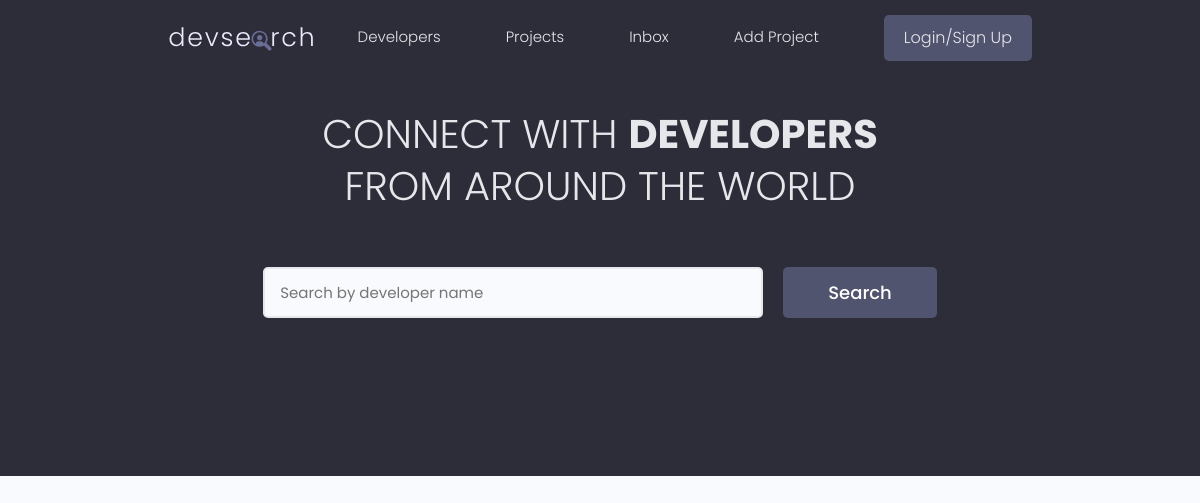
The app's page /, older data.
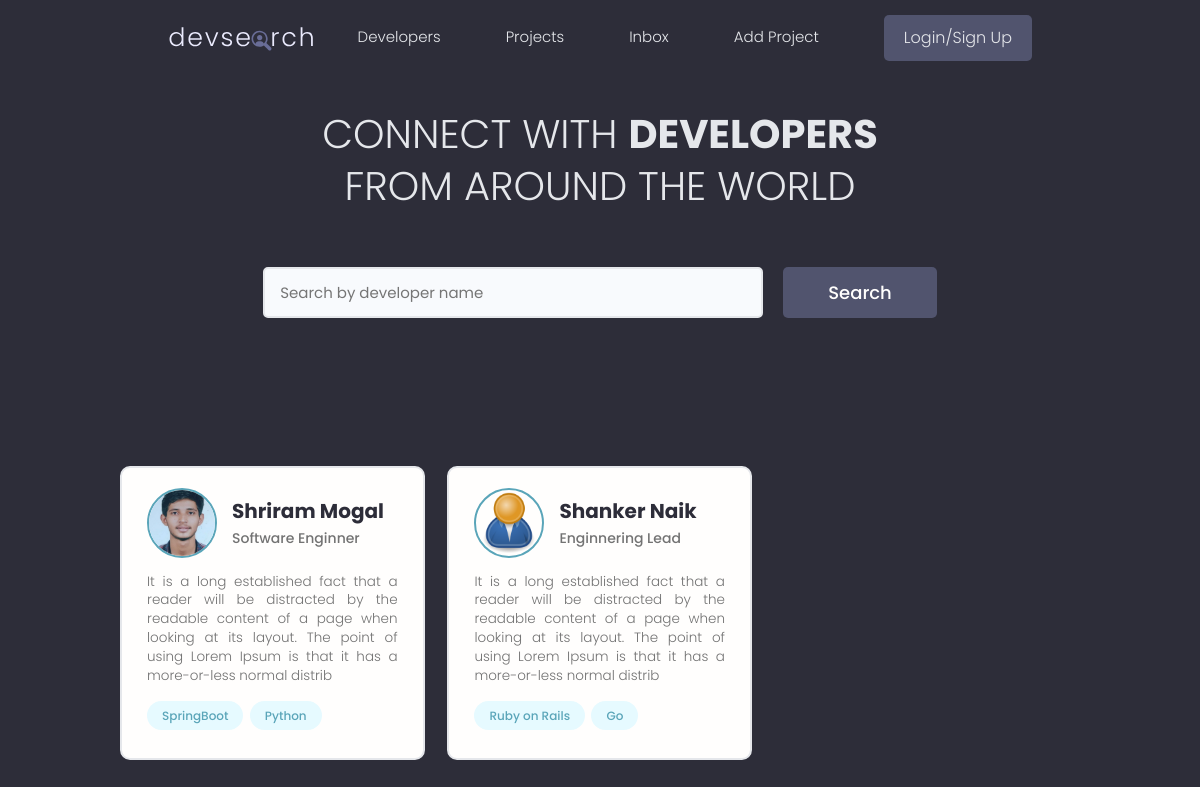
The same page, newer data.
### users/models.py (models this page shows, shortened)
class Profile(models.Model):
    user = models.OneToOneField(User, on_delete=models.CASCADE, blank=True, null=True)
    name = models.CharField(max_length=200, blank=True, null=True)
    username = models.CharField(max_length=200, blank=True, null=True)
    email = models.EmailField(max_length=500, blank=True, null=True)
    short_intro = models.CharField(max_length=500, blank=True,null=True)
    intro = models.TextField(max_length=500, blank=True,null=True)
    profile_image = models.ImageField(
        null = True, blank= True, upload_to = 'profiles/',default='profiles/user-default.png')
    location = models.CharField(max_length=200, blank=True, null=True)
    social_github = models.CharField(max_length=200, blank=True, null=True)
    social_twitter = models.CharField(max_length=200, blank=True, null=True)
    social_linkedin = models.CharField(max_length=200, blank=True, null=True)
    social_website = models.CharField(max_length=200, blank=True, null=True)
    social_stackoverflow = models.CharField(max_length=200, blank=True, null=True)
    created = models.DateTimeField(auto_now_add=True)
    id = models.UUIDField(default=uuid.uuid4, unique=True,
                                     primary_key=True, editable=False)

class Skill(models.Model):
    owner = models.ForeignKey(Profile, on_delete=models.CASCADE, blank=True, null=True)
    name = models.CharField(max_length=200, blank=True, null=True)
    description =  models.TextField(max_length=500, blank=True,null=True)
    created = models.DateTimeField(auto_now_add=True)
    id = models.UUIDField(default=uuid.uuid4, unique=True,
                                     primary_key=True, editable=False)
    def __str__(self) -> str:
        return str(self.name)

### users/views.py (the view)
# urls.py: path('', views.profiles, name="profiles"),
def profiles(request):
    profiles = Profile.objects.all()
    return render(request,"users/profiles.html",{'profiles': profiles})

### users/templates/users/profiles.html (shortened to what this page needs)
{% extends 'main.html' %} {% block content %}
<main class="home">
    <section class="hero-section text-center">
      <div class="container container--narrow">
        <div class="hero-section__box">
          <h2>CONNECT WITH <span>DEVELOPERS</span></h2>
          <h2>FROM AROUND THE WORLD</h2>
        </div>
        <div class="hero-section__search">
          <form class="form" action="#" method="get">
            <div class="form__field">
              <input class="input input--text" id="formInput#search" type="text" name="text"
                placeholder="Search by developer name" />
            </div>
            <input class="btn btn--sub btn--lg" type="submit" value="Search" />
          </form>
        </div>
      </div>
    </section>
    <section class="devlist">
      <div class="container">
        <div class="grid grid--three">
            {%for profile in profiles%}
          <div class="column card">
            <div class="dev">
              <a href="{% url 'user-profile' profile.id %}" class="card__body">
                <div class="dev__profile">
                  <img class="avatar avatar--md" src="{{profile.profile_image.url}}" alt="image" />
                  <div class="dev__meta">
                    <h3>{{profile.name}}</h3>
                    <h5>{{profile.short_intro}}</h5>
                  </div>
                </div>
                <p class="dev__info">
                  {{profile.intro|slice:"200"}}
                </p>
                <div class="dev__skills">
                    {% for skill in profile.skill_set.all|slice:"5"%}
                  <span class="tag tag--pill tag--main">
                    <small>{{skill}}</small>
                  </span>
                  {%endfor%}
                </div>
              </a>
            </div>
          </div>
{%endfor%}
        </div>
      </div>
    </section>
  </main>
{% endblock content %}

### templates/main.html (shortened to what this page needs)
{% load static %}
<html>
    <head>
        <link rel="stylesheet" href="https://cdn.iconmonstr.com/1.3.0/css/iconmonstr-iconic-font.min.css" />
       <link rel="stylesheet" href="{% static 'uikit/styles/uikit.css' %}" />
        <link rel="stylesheet" href="{% static 'styles/app.css' %}" />
    </head>
    <body>
        {% include 'navbar.html' %}
        {% block content %}
        {% endblock content%}
    </body>
</html>

### templates/navbar.html (shortened to what this page needs)
{% load static%}
<header class="header">
    <div class="container container--narrow">
      <a href="{% url 'profiles' %}" class="header__logo">
        <img src="{% static 'images/logo.svg' %}" alt="DevSearch Logo" />
      </a>
      <nav class="header__nav">
        <ul class="header__menu">
          <li class="header__menuItem"><a href="{%url 'profiles'%}">Developers</a></li>
          <li class="header__menuItem"><a href="{%url 'projects'%}">Projects</a></li>
          <li class="header__menuItem"><a href="">Inbox</a></li>
          <li class="header__menuItem"><a href="{%url 'create-project'%}">Add Project</a></li>
          <li class="header__menuItem"><a href="" class="btn btn--sub">Login/Sign Up</a></li>
        </ul>
      </nav>
    </div>

### static/styles/app.css (style rules this page uses)
:root { --color-sub: #2d2d39; }
.btn--sub { background-color: var(--color-sub-light); }
.card { border: 2px solid var(--color-light); }
img { width: 100%; }
.header { position: sticky; z-index: 111; background-color: var(--color-sub); padding: 1.5rem 0; }
.header > .container { display: flex; justify-content: space-between; align-items: center; }
.header__logo > img { height: 3.8rem; }
.header__nav > ul { display: inline-flex; align-items: center; list-style: none; gap: 6.5rem; }
.header__menuItem > a { color: var(--color-light); font-weight: 300; }
.hero-section { height: 40vh; display: flex; align-items: center; background-color: var(--color-sub); }
.hero-section__box { margin-bottom: 4rem; }
.hero-section__box > h2, .hero-section__box > h2 > span { font-size: 4rem; color: var(--color-light); line-height: 1.3; text-transform: uppercase; }
.hero-section__box > h2 { font-weight: 300; }
.hero-section__box > h2 > span { font-weight: 700; }
.hero-section__search > .form { display: flex; align-items: center; justify-content: center; gap: 2rem; }
.hero-section__search > .form input.input--text { width: 50rem; }
.devlist { margin-top: 8rem; }
.devlist .grid { align-items: stretch; }
.devlist .dev .dev__profile { display: flex; align-items: center; gap: 1.5rem; }
.devlist .dev .dev__meta h3 { color: var(--color-sub); font-size: 2rem; font-weight: 700; }
.devlist .dev .dev__meta h5 { color: var(--color-text); font-size: 1.4rem; font-weight: 500; }
.devlist .dev .dev__info { margin: 1.5rem 0; font-size: 1.35rem; line-height: 1.4; text-align: justify; }

### static/uikit/styles/modules/_variables.css (style rules this page uses)
:root { --color-main: #5aa5b9; --color-main-light: #e6faff; --color-sub: #3f4156; --color-sub-light: #51546e; --color-sub-lighter: #ededfd; --color-text: #737373; --color-gray: #8b8b8b; --color-light: #e5e7eb; --color-light-gray: #767676; --color-bg: #f8fafd; --color-white: #fffefd; --color-white-light: #f3f3f3; --color-success: #359e64; --color-success-bg: #def8e8; --color-error: #fc4b0b; --color-error-bg: #fff2ee; --font-base: 'Poppins', arial, helvetica, 'Segoe UI', roboto, ubuntu, sans-serif; --font-monospace: 'Fira Code', 'Courier New', courier, monospace; --font-regular: 300; --font-medium: 500; --font-bold: 700; --generic-shadow: 1px 1px 5px #00000010; --generic-transition: all 0.3s ease-in-out; }

### static/uikit/styles/modules/_base.css (style rules this page uses)
* { margin: 0; padding: 0; box-sizing: border-box; text-rendering: optimizeLegibility; color: inherit; font-size: inherit; }
html { font-size: 50%; }
@media only screen and (min-width: 480px) { html { font-size: 56.25%; } }
@media only screen and (min-width: 1200px) { html { font-size: 62.5%; } }
body { line-height: 1.6; font-weight: 400; font-size: 1.5rem; color: var(--color-text); background-color: var(--color-bg); min-height: 100vh; }

### static/uikit/styles/modules/_typography.css (style rules this page uses)
* { font-family: var(--font-base); }
h2 { font-size: 3.6rem; font-weight: var(--font-bold); }
h3 { font-size: 3.2rem; font-weight: var(--font-medium); }
h5 { font-size: 2.4rem; font-weight: var(--font-medium); }
h5, h6 { font-weight: var(--font-regular); }
p, span, strong { font-size: 1.6rem; color: var(--color-text); font-weight: var(--font-regular); }
a { padding-bottom: 2px; text-decoration: none; display: inline-block; color: var(--color-main); font-weight: var(--font-medium); }

### static/uikit/styles/modules/_utilities.css (style rules this page uses)
.container { width: 92%; max-width: 165rem; margin: 0 auto; box-sizing: border-box; }
.container--narrow { width: 92%; max-width: 120rem; }
@media screen and (min-width: 1000px) { .container { width: 90%; } }
@media screen and (min-width: 1000px) { .container--narrow { width: 85%; } }
@media screen and (min-width: 1200px) { .container { width: 80%; } }
@media screen and (min-width: 1200px) { .container--narrow { width: 72%; } }
.text-center { text-align: center; }

### static/uikit/styles/modules/_avatar.css (style rules this page uses)
.avatar { border-radius: 50%; border: 2px solid var(--color-main); object-fit: cover; }
.avatar--md { height: 7rem; width: 7rem; }

### static/uikit/styles/modules/_button.css (style rules this page uses)
.btn { display: inline-block; position: relative; cursor: pointer; background-color: var(--color-light); font-weight: var(--font-medium); color: var(--color-sub); text-decoration: none; padding: 1rem 2rem; border-radius: 0.5rem; border: none; width: -webkit-fit-content; width: -moz-fit-content; width: fit-content; height: -webkit-fit-content; height: -moz-fit-content; height: fit-content; font-size: 1.6rem; outline-width: 0; outline-color: transparent; -webkit-backface-visibility: hidden; backface-visibility: hidden; transition: all 0.3s ease-in-out; }
.btn--sub { background-color: var(--color-sub); color: var(--color-white); }
.btn--lg { font-size: 1.8rem; padding: 1.2rem 4.5rem; }

Row changes from the older to the newer data that the page shows:
added Profile: profile_image (picture), name "Shriram Mogal", short_intro "Software Enginner", intro "It is a long established fact that a reader will be distracted by the readable content of a page when looking at its layout. The point of using Lorem Ipsum is that it has a more-or-less normal distrib"
added Skill: name "SpringBoot", shown under "Shriram Mogal"
added Skill: name "Python", shown under "Shriram Mogal"
added Profile: profile_image (placeholder picture), name "Shanker Naik", short_intro "Enginnering Lead", intro "It is a long established fact that a reader will be distracted by the readable content of a page when looking at its layout. The point of using Lorem Ipsum is that it has a more-or-less normal distrib"
added Skill: name "Ruby on Rails", shown under "Shanker Naik"
added Skill: name "Go", shown under "Shanker Naik"
